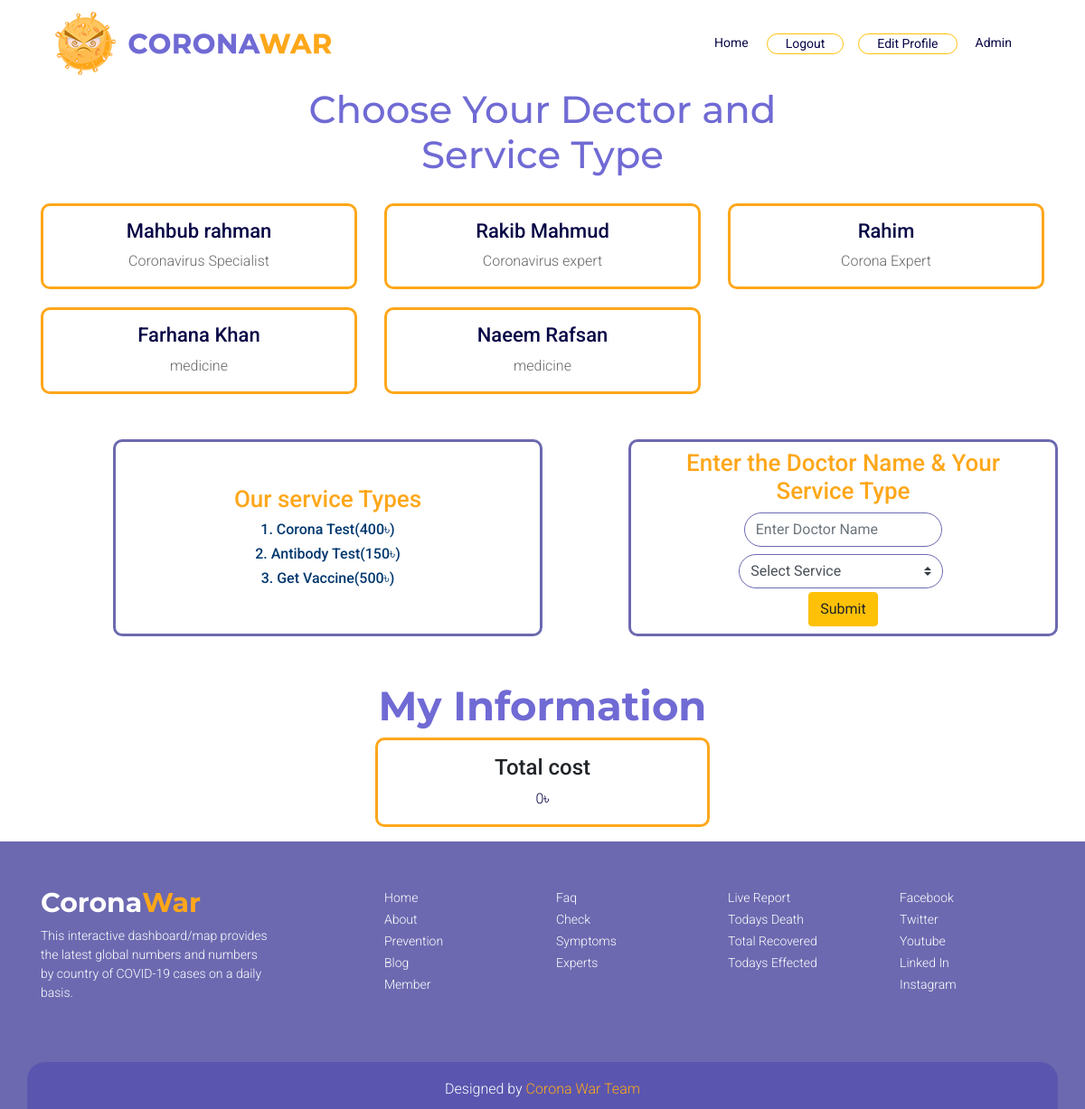
The page /patient.php (signed in) on the database as committed earlier.
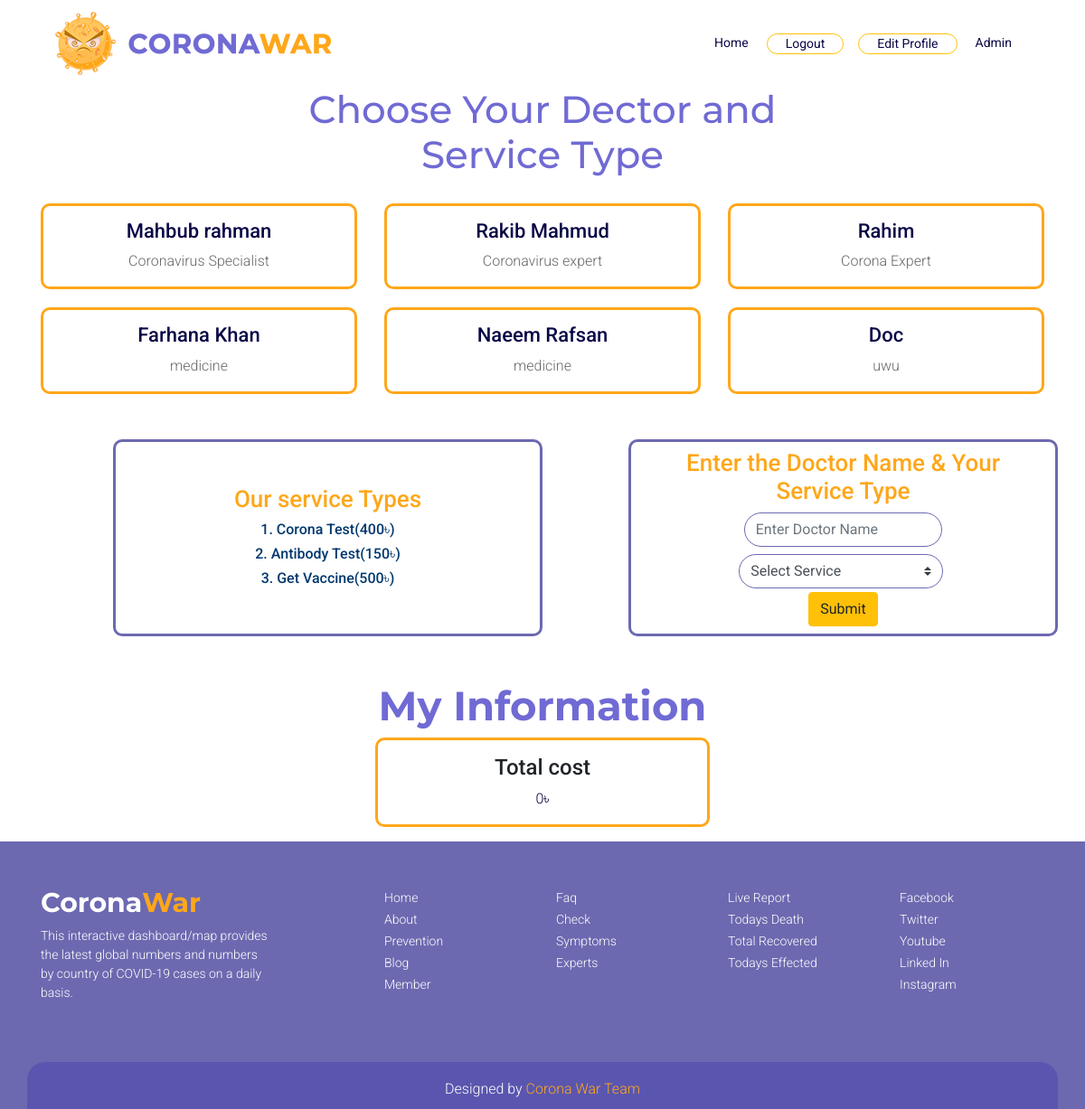
The same page on the database as committed later.
### tables this page shows
CREATE TABLE `doctors` (
  `ID` int(11) NOT NULL,
  `NAME` varchar(255) NOT NULL,
  `TYPE` varchar(255) NOT NULL,
  `EMAIL` varchar(255) NOT NULL,
  `PASS` int(11) NOT NULL
);

### patient.php (the view, shortened to what this page needs)
<?php
include("dataconfig.php");
$selectsql="SELECT * FROM doctors";
$conn->query($selectsql);
$result_doc=$conn->query($selectsql);
$sum=0;
?>
<!DOCTYPE html>
<html lang="en">
<head>
	<link rel="stylesheet" href="fontawesome/css/all.css">
	<link rel="stylesheet" href="css/bootstrap.css">
	<link rel="stylesheet" href="css/patient.css">
	<link rel="stylesheet" href="css/media.css">
</head>
<body>
	<header>
		<div class="container">
      <nav class="navbar navbar-expand-lg navbar-light">
        <a class="navbar-brand l_img" href="index.php">
          <img class="img-fluid" src="images/logo.png" alt="logo">
        </a>
        <div class="collapse navbar-collapse menu" id="navbarNav">
          <ul class="navbar-nav ml-auto">
            <li class="nav-item active">
              <a class="nav-link" href="index.php">Home</a>
            </li>
            <li class="nav-item border rounded-pill border-warning float-left">
              <a class="nav-link" href="logout.php">Logout</a>
            </li>
            <li class="nav-item border rounded-pill border-warning float-left ml-3">
              <a class="nav-link" href="patientEditProfile.php" >Edit Profile</a>
            </li>
            <li class="nav-item float-left">
              <a class="nav-link" href="#">
                <?php
                echo isset($_SESSION['username'])?$_SESSION['username']:"";
                ?>
              </a>
            </li>
          </ul>
        </div>
      </nav>
    </div>
  </header>
  <section class="meet" id="experts">
    <div class="container">
      <div class="row">
        <div class="offset-lg-3 col-lg-6 offset-md-3 col-md-8 text-center meet_title">
          <h1 class="custom_h1">Choose Your Dector and Service Type</h1>
        </div>
      </div>
      <div class="row">
        <?php while ($doctor=$result_doc->fetch_assoc()) {?>
          <div class="col-md-4 col-12 text-center c_padding">
            <div class="meet_content" >
                <h3><?php echo $doctor['NAME'];?></h3>
                <p><?php echo $doctor['TYPE'];?></p>
              </div>
          </div>
          <?php }?>
        </div>
        <div class="row">
          <div class="offset-1 col-md-5 col-12 text-center service_content">
            <div class="mt-5">
              <h3>Our service Types</h3>
            </div>
            <div>
              <h6>1. Corona Test(400৳)</h6>
              <h6>2. Antibody Test(150৳)</h6>
              <h6>3. Get Vaccine(500৳)</h6>
            </div>
          </div>
          <div class="offset-1 col-md-5 col-12 text-center service_content">
            <div class="mt-2">
              <h3>Enter the Doctor Name & Your Service Type</h3>
            </div>
            <div>
              <form action=" <?php echo $_SERVER['PHP_SELF'];?> " method="post">
                <input type="name" class="offset-3 form-control col-md-6 mt-2 c_form_control" name="dd_name" id="dd_name" aria-describedby="dd_name" placeholder="Enter Doctor Name" required>
                <div class="offset-2 col-md-7 mt-2">
                  <select name="test_type" id="test_type" class="custom-select ml-3 c_form_control">
                    <option selected>Select Service</option>
                  </select>
                </div>
                <button type="submit" name="add_info" class="btn btn-warning radious mt-1 mb-2">Submit</button>
              </form>
            </div>
          </div>
        </div>
      </div>
    </section>
    <section class="container">
      <div class="row">
        <div class="col-md-12">
          <h1 class="offset-lg-3 col-lg-6 offset-md-3 col-md-8 text-center meet_title custom_h1">My Information</h1>
        </div>
            </div>
            <div class="offset-4 mb-3 col-md-4 text-center p_list">
              <h4 class="offset-lg-3 mt-3 col-lg-6 offset-md-3 col-md-8  meet_title custom_h4">Total cost</h4>
              <p class="custom_p"><?php echo $sum; ?>৳</p>
            </div>
          </section>
          <footer>
            <div class="container">
              <div class="row" style="padding-bottom: 50px;">
                <div class="col-lg-3 col-sm-12 col-12 coronawar">
                  <h3>Corona<span>War</span></h3>
                  <p>This interactive dashboard/map provides the latest global numbers and numbers by country of COVID-19 cases on a daily basis.</p>
                </div>
                <div class="offset-lg-1 col-lg-1 offset-md-2 col-md-1 offset-sm-2  col-sm-2 offset-1 col-5 f_contact">
                  <ul class="list-unstyled">
                    <li><a href="#home">Home</a></li>
                    <li><a href="#about">About</a></li>
                    <li><a href="#prenention">Prevention</a></li>
                    <li><a href="#blog">Blog</a></li>
                    <li><a href="#">Member</a></li>
                  </ul>
                </div>
                <div class="offset-md-1 col-md-1 offset-md-1 col-md-1 offset-sm-0 col-sm-2 offset-1 col-4 f_contact">
                  <ul class="list-unstyled">
                    <li><a href="#faq">Faq</a></li>
                    <li><a href="#">Check Symptoms</a></li>
                    <li><a href="index.php">Experts</a></li>
                  </ul>
                </div>
                <div class="offset-lg-1 col-lg-2 offset-md-1 col-md-3 offset-sm-0  col-sm-3 offset-1 col-5 f_contact">
                  <ul class="list-unstyled">
                    <li><a href="index.php">Live Report</a></li>
                    <li><a href="index.php">Todays Death</a></li>
                    <li><a href="index.php">Total Recovered</a></li>
                    <li><a href="index.php">Todays Effected</a></li>
                  </ul>
                </div>
                <div class="offset-lg-0 col-lg-1 offset-md-0 col-md-2 offset-sm-0  col-sm-2 offset-1  col-4 f_contact">
                  <ul class="list-unstyled">
                    <li><a href="#">Facebook</a></li>
                    <li><a href="#">Twitter</a></li>
                    <li><a href="#">Youtube</a></li>
                    <li><a href="#">Linked In</a></li>
                    <li><a href="#">Instagram</a></li>
                  </ul>
                </div>
              </div>
              <div class="row designed">
                <div class="col-12">
                  <h2>Designed by <a href="#" target="_blank">Corona War Team</a></h2>
                </div>
              </div>
            </div>
          </footer>
        </body>
        </html>

### css/patient.css (style rules this page uses)
body { font-family: 'Roboto', sans-serif; }
.menu ul li a { font-size: 14px; color: #080746 !important; padding: 0 20px !important; transition: 1s; }
.meet { padding-bottom: 50px; }
.c_padding { padding-top: 70px; }
.meet_title h1 { font-weight: 500; font-size: 42px; color: #706ad4; }
.meet_content { background-color: #ffffff; position: relative; margin-top: -50px; border-radius: 10px; border: 3px solid #fea71a; }
.meet_content h3 { font-weight: 500; font-size: 22px; color: #080746; padding-top: 15px; }
.meet_content p { font-weight: 300; font-size: 16px; color: #666666; }
.service_content { background-color: #ffffff; position: relative; margin-top: 50px; border-radius: 10px; border: 3px solid #6C69B0; }
.service_content h3 { font-weight: 500; font-size: 26px; color: #fea71a; }
.service_content h6 { font-weight: 500; font-size: 16px; color: #01386e; }
.c_form_control { border-radius: 20px; border: 1px solid #6c69b0; }
.custom_h1 { font-family: 'Montserrat', sans-serif; font-weight: 700; font-size: 45px; color: #706ad4; }
.p_list { background-color: #ffffff; position: relative; margin-top: 0; border-radius: 10px; border: 3px solid #fea71a; }
.custom_p { font-weight: 300; font-size: 16px; color: #080746; }
footer { background-color: #6c69b0; padding-top: 50px; }
.coronawar h3 { font-family: 'Montserrat', sans-serif; font-weight: 700; font-size: 30px; color: #ffffff; }
.coronawar h3 span { color: #fea71a; }
.coronawar p { font-weight: 300; font-size: 14px; color: #ffffff; }
.f_contact ul li a { font-weight: 300; font-size: 14px; color: #ffffff; text-decoration: none; transition: 1s; }
.designed { background-color: #5a56af; padding: 20px 0 5px 0px; border-top-left-radius: 20px; border-top-right-radius: 20px; }
.designed h2 { font-weight: 300; font-size: 16px; color: #ffffff; text-align: center; }
.designed h2 a { color: #fea71a; text-decoration: none; transition: 1s; }

Rows that differ between the two databases and show on the page:
added doctors: NAME "Doc", TYPE "uwu"
